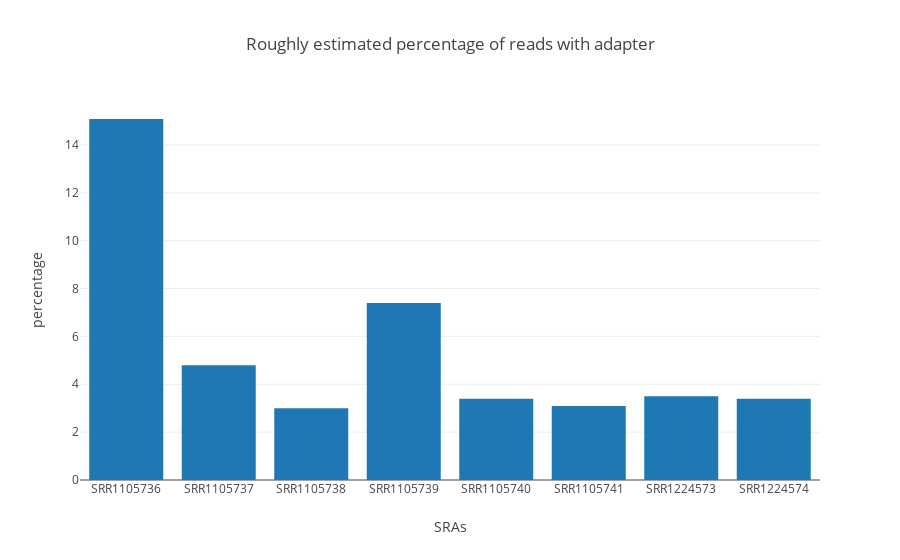

Write notebook code for a chart like this one.
### Code cell
graph_label_for_columnname = "percentage"
graph_title = "Roughly estimated percentage of reads with adapter"
df['perc_adapter'] = (df['withadapter'] / df['totalreads']) *100
columnname = "perc_adapter"
profilepic_bargraph_from_tablefile(tablefile, columnname, graph_label_for_columnname, graph_title)
#This should be all identical!!!

### Figure 1 — Plotly figure (JSON) as saved in the notebook; plotly's stock layout.template omitted (floating-point values rounded to 4 significant figures)
{"data": [{"type": "bar", "x": ["SRR1105736", "SRR1105737", "SRR1105738", "SRR1105739", "SRR1105740", "SRR1105741", "SRR1224573", "SRR1224574"], "y": [15.08, 4.795, 2.997, 7.393, 3.397, 3.097, 3.497, 3.397]}], "layout": {"title": "Roughly estimated percentage of reads with adapter", "xaxis": {"title": "SRAs"}, "yaxis": {"title": "percentage"}}}
